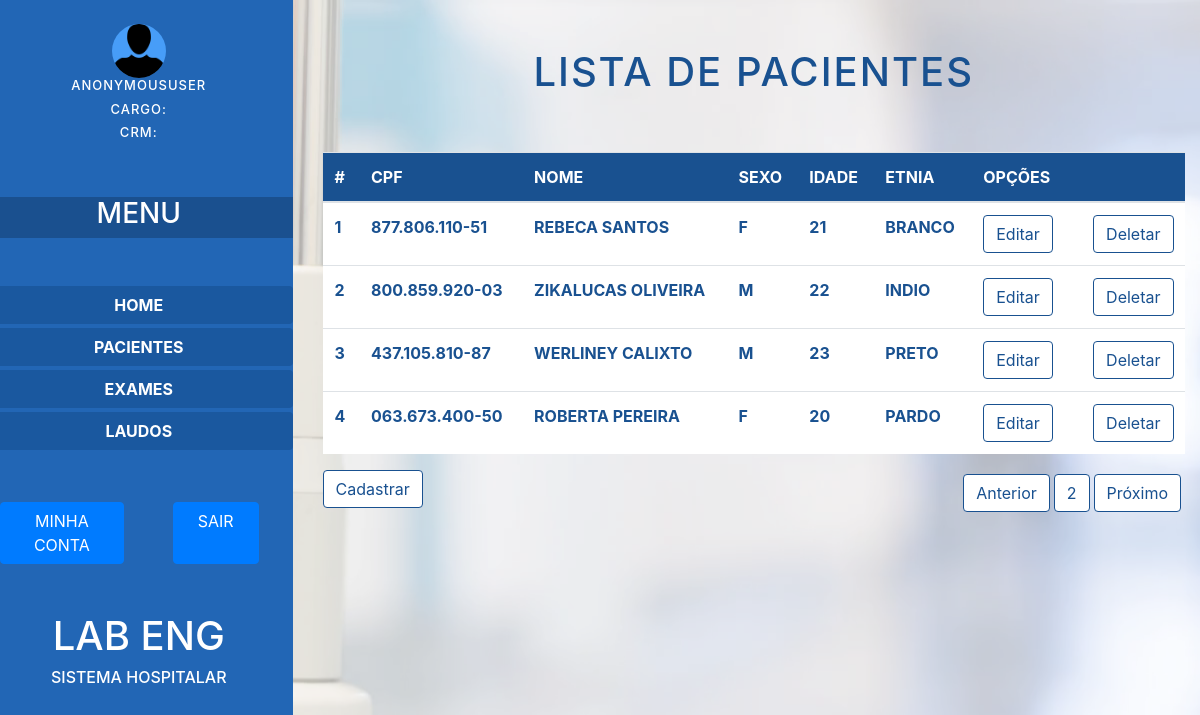
The app's page /listar/pacientes with its own data.
### exams/models.py (models this page shows)
class Patient(models.Model):
    SEX_CHOICES = [
        ('F', 'Feminino'),
        ('M', 'Masculino')
    ]
    ETHINICITY_CHOICES = [
        ('Preto', 'Preto'),
        ('Branco', 'Branco'),
        ('Pardo', 'Pardo'),
        ('Indio', 'Indio'),
        ('Amarelo', 'Amarelo')
    ]
    cpf = models.CharField(max_length=14, null=True)
    first_name = models.CharField(max_length=30, blank=False, null=False)
    last_name = models.CharField(max_length=30, blank=False, null=False)
    sex = models.CharField(max_length=1, choices=SEX_CHOICES, blank=False, null=False)
    birth_date = models.DateField(null=True)
    ethinicity = models.CharField(max_length=10, choices=ETHINICITY_CHOICES, blank=False, null=False)
    def __str__(self):
        return self.first_name + " " + self.last_name

### exams/views.py (the view)
# urls.py: path('listar/pacientes', listPatients, name='listPatients'),
def listPatients(request):
    today = str(date.today())
    today = datetime.strptime(today, "%Y-%m-%d")
    patients = Patient.objects.all()
    for patient in patients:
        birth_date = str(patient.birth_date)
        birth_date = datetime.strptime(birth_date, "%Y-%m-%d")
        age = int(((today - birth_date).days)/365)
        patient.age = age
    args = {'patients': patients}
    return render(request, 'listar_pacientes.html', args)

### exams/templates/listar_pacientes.html (shortened to what this page needs)
{% load static %}
<!doctype html>
<html lang="en">
<head>
    <link rel="stylesheet" href="https://stackpath.bootstrapcdn.com/bootstrap/4.3.1/css/bootstrap.min.css"
>
    <link rel="stylesheet" href="{% static 'css/estiloV2.css' %}">
</head>
<body>
    <div id="body-bg_image">
        <div class="row">
            <div id="coluna-esquerda" class="col-3">
                <div class="row">
                    <div id="avatar-area" class="col-12 d-flex justify-content-center pt-4">
                        <img id="avatar" src="{%static 'img/user-3-128x128.png' %}" alt="">
                    </div>
                </div>
                <div class="row">
                    <div id="area-nome" class="col-12 d-flex justify-content-center info_user">
                        <h4 id="nome">{{ request.user }}</h4>
                    </div>
                </div>
                <div class="row">
                    <div id="area-funcao" class="col-12 d-flex justify-content-center info_user">
                        <h6 id="funcao">Cargo: {{request.user.occupation}}</h6>
                    </div>
                </div>
                <div class="row">
                    <div id="area-crm" class="col-12 d-flex justify-content-center info_user">
                        <h6 id="crm">CRM: {{request.user.crm}}</h6>
                    </div>
                </div>
                <div class="row mt-5 mb-5">
                    <div id="area-titulo-menu" class="col-12 d-flex justify-content-center">
                        <h3>menu</h3>
                    </div>
                </div>
                <div class="row mb-1">
                    <a href="{% url 'home' %}" class="col-12 btn btn_col_esq">home</a>
                </div>
                <div class="row mb-1">
                    <a href="{% url 'listPatients' %}" class="col-12 btn btn_col_esq">pacientes</a>
                </div>
                <div class="row mb-1">
                    <a href="{% url 'listExams' %}" class="col-12 btn btn_col_esq">exames</a>
                </div>
                <div class="row mb-5">
                    <button type="button" class="col-12 btn btn_col_esq">laudos</button>
                </div>
                <div id="area-opc" class="row mt-5">
                    <div class="col-md-6 d-flex justify-content-center mt-1">
                        <button type="button" class="btn btn-primary text-white text-uppercase">minha conta</button>
                    </div>
                    <div class="col-md-6 d-flex justify-content-center mt-1">
                        <a href=" {% url 'exit_user'%}"
                            class="btn btn-primary pl-4 pr-4 text-white text-uppercase">sair</a>
                    </div>
                </div>
                <div class="row mt-5 d-flex justify-content-center text-white text-uppercase">
                    <h1 class="">lab eng</h1>
                </div>
                <div class="row d-flex justify-content-center mb-5 text-white text-uppercase">
                    <h6>sistema hospitalar</h6>
                </div>
            </div>
            <div id="coluna-direita" class="col-9">
                <div class="container">
                    <div class="row">
                        <div class="col-12 d-flex justify-content-center p-5">
                            <h1>Lista de Pacientes</h1>
                        </div>
                    </div>
                    <div class="row">
                        <div class="col-12">
                            <table class="table">
                                <thead>
                                    <tr>
                                        <th scope="col">#</th>
                                        <th scope="col">CPF</th>
                                        <th scope="col">NOME</th>
                                        <th scope="col">SEXO</th>
                                        <th scope="col">IDADE</th>
                                        <th scope="col">ETNIA</th>
                                        <th scope="col">OPÇÕES</th>
                                    </tr>
                                </thead>
                                <tbody>
                                    {% for patient in patients %}
                                    <tr>
                                        <td>{{ forloop.counter }}</td>
                                        <td>{{ patient.cpf }}</td>
                                        <td>{{ patient }}</td>
                                        <td>{{ patient.sex }}</td>
                                        <td>{{ patient.age }}</td>
                                        <td>{{ patient.ethinicity }}</td>
                                        <td>
                                            <div class="row">
                                                <div class="col-lg-6">
                                                    <button type="button" class="btn ">Editar</button>
                                                </div>
                                                <div class="col-lg-6">
                                                    <div class=""><button type="button" class="btn">Deletar</button>
                                                    </div>
                                                </div>
                                            </div>
                                        </td>
                                    </tr>
                                    {% endfor %}
                                </tbody>
                            </table>
                        </div>
                    </div>
                    <div class="row">
                        <div class="col-6">
                            <a href="{%url 'registerPatient'%}"><button type="button"
                                    class="btn ">Cadastrar</button></a>
                        </div>
                        <div class="col-6 d-flex justify-content-end">
                            <button type="button" class="btn  m-1">Anterior</button>
                            <button type="button" class="btn  mt-1 mb-1">2</button>
                            <button type="button" class="btn  m-1">Próximo</button>
                        </div>
                    </div>
                </div>
            </div>
        </div>
    </div>
</body>
</html>

### static/css/estiloV2.css (style rules this page uses)
div#body-bg_image { width: 100%; height: 100%; display: block; position: relative; }
div#body-bg_image::after { content: ""; background: url("../img/hospital-background-images-png-6.png"); opacity: 0.4; top: 0; left: 0; bottom: 0; right: 0; position: absolute; z-index: -1; width: 100vw; }
#coluna-esquerda { background: #2266b5; height: 100%; }
#coluna-direita { height: 100%; }
#coluna-direita button { background: white; color: #195190; border: 1px solid #195190; }
#coluna-direita h1 { text-transform: uppercase; color: #195190; letter-spacing: 2px; }
#avatar { border-radius: 80%; width: 54px; height: 54px; background: #479df8; }
.info_user { color: white; font-weight: bold; }
#nome, #funcao, #crm { letter-spacing: 1px; text-transform: uppercase; font-size: small; }
#area-titulo-menu { color: white; background: #1a508f; text-transform: uppercase; }
.btn_col_esq { width: 100%; background: #1a589f; text-transform: uppercase; color: white; font-weight: bold; }
.table th { background: #195190; color: white; text-transform: uppercase; }
.table tr { background: white; color: #195190; font-weight: bold; text-transform: uppercase; }
#area-nome, #area-cpf, #area-nascimento, #area-data, #area-crm, #area-recomendacao { font-weight: bold; }

### records on screen
Patient: cpf "877.806.110-51", first_name+last_name "REBECA SANTOS", sex "F", age "21", ethinicity "BRANCO"
Patient: cpf "800.859.920-03", first_name+last_name "ZIKALUCAS OLIVEIRA", sex "M", age "22", ethinicity "INDIO"
Patient: cpf "437.105.810-87", first_name+last_name "WERLINEY CALIXTO", sex "M", age "23", ethinicity "PRETO"
Patient: cpf "063.673.400-50", first_name+last_name "ROBERTA PEREIRA", sex "F", age "20", ethinicity "PARDO"

### other values on screen
{{ request.user }} "ANONYMOUSUSER"
